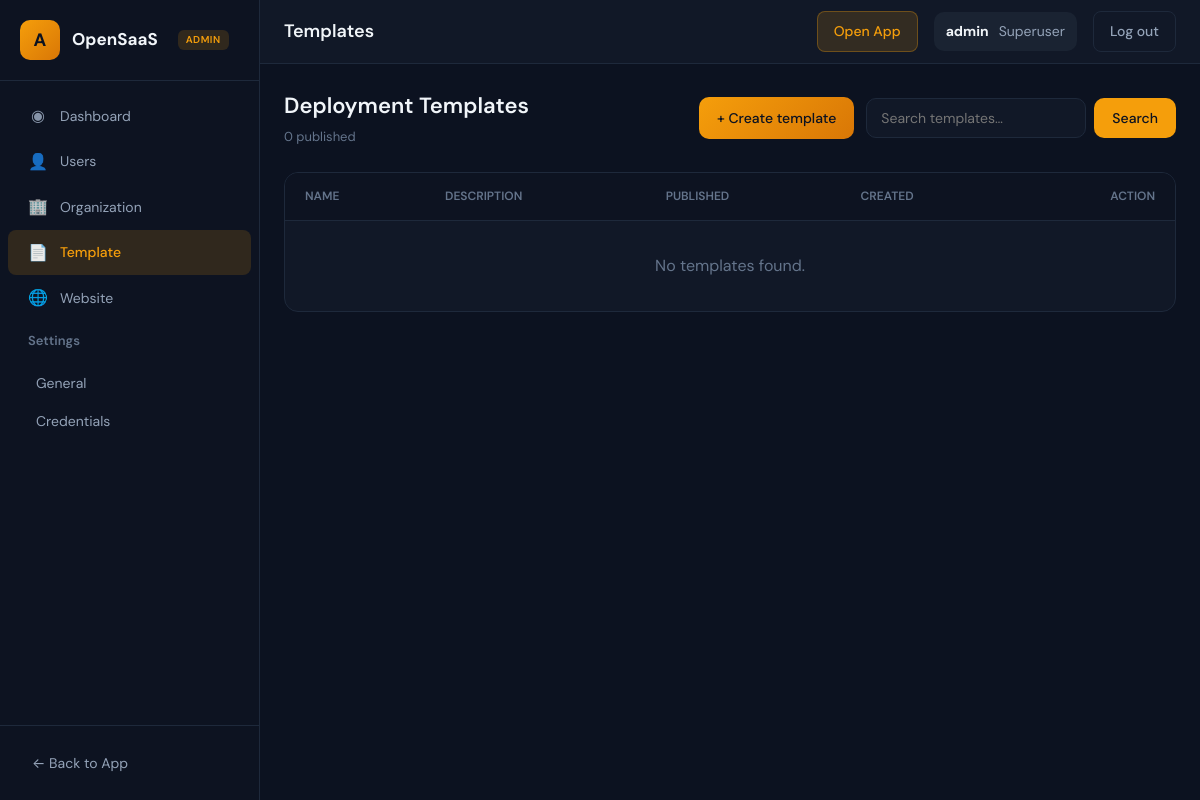
Before: /admin_app/templates/ (signed in) with the older database file.
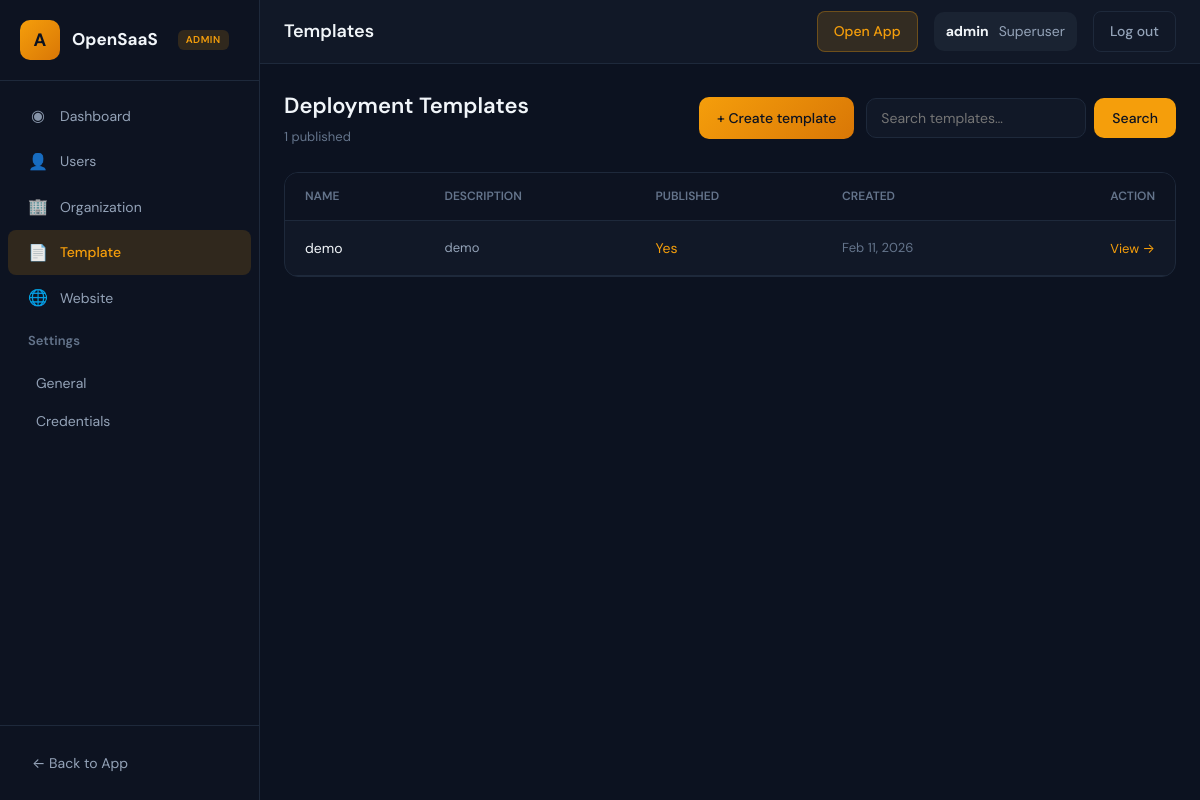
After: the same page with the newer database file.
### admin_app/models.py (models this page shows, shortened)
class DeploymentTemplate(models.Model):
    name = models.CharField(max_length=255)
    description = models.TextField()
    created_at = models.DateTimeField(auto_now_add=True)
    updated_at = models.DateTimeField(auto_now=True)
    published = models.BooleanField(default=False)
    project_id = models.ForeignKey(Project, on_delete=models.CASCADE, null=True, blank=True)
    default_domain = models.CharField(max_length=100, null=True, blank=True)
    workflow_id = models.CharField(max_length=100, null=True, blank=True)

### admin_app/views.py (the view)
# urls.py: path('templates/', views.AdminTemplateListView.as_view(), name='admin_template_list'),
class AdminTemplateListView(SuperuserRequiredMixin, LoginRequiredMixin, TemplateView):
    template_name = 'admin/template_list.html'
    def get(self, request, *args, **kwargs):
        qs = DeploymentTemplate.objects.all().order_by('-created_at')
        search = request.GET.get('search', '')
        if search:
            qs = qs.filter(Q(name__icontains=search) | Q(description__icontains=search))
        paginator = Paginator(qs, 15)
        page_obj = paginator.get_page(request.GET.get('page'))
        published_count = DeploymentTemplate.objects.filter(published=True).count()
        return render(request, self.template_name, {
            'page_obj': page_obj,
            'search': search,
            'published_count': published_count,
        })

### admin_app/views.py (called while the page is built)
    def test_func(self):
        return self.request.user.is_authenticated and self.request.user.is_superuser

### templates/admin/template_list.html (shortened to what this page needs)
{% extends "admin_app/base.html" %}
{% load static %}
{% block navbar_title %}Templates{% endblock %}
{% block content %}
<div class="admin-page-header" style="display: flex; flex-wrap: wrap; align-items: center; justify-content: space-between; gap: 16px; margin-bottom: 24px;">
    <div>
        <h1 style="font-size: 22px; font-weight: 600; color: var(--admin-text);">Deployment Templates</h1>
        <p style="font-size: 13px; color: var(--admin-text-muted); margin-top: 4px;">{{ published_count }} published</p>
    </div>
    <div style="display: flex; align-items: center; gap: 12px; flex-wrap: wrap;">
        <a href="{% url 'admin_template_create' %}" style="
            padding: 10px 18px; font-size: 14px; font-weight: 500; font-family: inherit; color: #0c1220;
            background: linear-gradient(135deg, var(--admin-accent), #d97706); border: none; border-radius: 10px; text-decoration: none;
        ">+ Create template</a>
        <form method="get" action="{% url 'admin_template_list' %}" style="display: flex; gap: 8px;">
        <input type="text" name="search" value="{{ search }}" placeholder="Search templates…" style="
            padding: 10px 14px; font-size: 14px; font-family: inherit; color: var(--admin-text); background: var(--admin-surface); border: 1px solid var(--admin-border); border-radius: 10px; width: 220px; outline: none;
        ">
        <button type="submit" style="padding: 10px 18px; font-size: 14px; font-weight: 500; font-family: inherit; color: #0c1220; background: var(--admin-accent); border: none; border-radius: 10px; cursor: pointer;">Search</button>
        </form>
    </div>
</div>
<div class="admin-table-wrap" style="background: var(--admin-surface); border: 1px solid var(--admin-border); border-radius: 14px; overflow: hidden;">
    <table style="width: 100%; border-collapse: collapse;">
        <thead>
            <tr style="background: var(--admin-sidebar); border-bottom: 1px solid var(--admin-border);">
                <th style="text-align: left; padding: 14px 20px; font-size: 12px; font-weight: 600; color: var(--admin-text-muted); text-transform: uppercase;">Name</th>
                <th style="text-align: left; padding: 14px 20px; font-size: 12px; font-weight: 600; color: var(--admin-text-muted); text-transform: uppercase;">Description</th>
                <th style="text-align: left; padding: 14px 20px; font-size: 12px; font-weight: 600; color: var(--admin-text-muted); text-transform: uppercase;">Published</th>
                <th style="text-align: left; padding: 14px 20px; font-size: 12px; font-weight: 600; color: var(--admin-text-muted); text-transform: uppercase;">Created</th>
                <th style="text-align: right; padding: 14px 20px; font-size: 12px; font-weight: 600; color: var(--admin-text-muted); text-transform: uppercase;">Action</th>
            </tr>
        </thead>
        <tbody>
            {% for t in page_obj %}
            <tr style="border-bottom: 1px solid var(--admin-border);">
                <td style="padding: 14px 20px; font-size: 14px; color: var(--admin-text);">{{ t.name }}</td>
                <td style="padding: 14px 20px; font-size: 13px; color: var(--admin-text-secondary); max-width: 280px;">{{ t.description|truncatewords:15 }}</td>
                <td style="padding: 14px 20px; font-size: 14px;">{% if t.published %}<span style="color: var(--admin-accent);">Yes</span>{% else %}No{% endif %}</td>
                <td style="padding: 14px 20px; font-size: 13px; color: var(--admin-text-muted);">{{ t.created_at|date:"M d, Y" }}</td>
                <td style="padding: 14px 20px; text-align: right;">
                    <a href="{% url 'admin_template_detail' t.pk %}" style="font-size: 13px; color: var(--admin-accent); text-decoration: none;">View →</a>
                </td>
            </tr>
            {% empty %}
            <tr>
                <td colspan="5" style="padding: 32px 20px; text-align: center; color: var(--admin-text-muted);">No templates found.</td>
            </tr>
            {% endfor %}
        </tbody>
    </table>
</div>
{% endblock %}

Changed rows visible on the page:
added DeploymentTemplate: name "demo", description "demo", published "Yes", created_at "Feb 11, 2026"
Other visible differences:
{{ published_count }}: "0" → "1"
text no longer shown: "No templates found."
